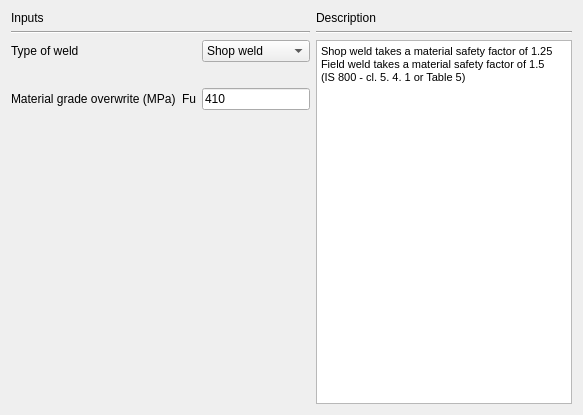
     <widget class="QWidget" name="tab_Weld">
      <attribute name="title">
       <string>Weld</string>
      </attribute>
      <layout class="QGridLayout" name="gridLayout_13">
       <item row="0" column="0">
        <widget class="QLabel" name="label_16">
         <property name="text">
          <string>Inputs</string>
         </property>
        </widget>
       </item>
       <item row="0" column="2" rowspan="4">
        <layout class="QGridLayout" name="gridLayout_7">
         <item row="0" column="0">
          <widget class="QLabel" name="label_17">
           <property name="text">
            <string>Description</string>
           </property>
          </widget>
         </item>
         <item row="1" column="0">
          <widget class="Line" name="line_5">
           <property name="orientation">
            <enum>Qt::Horizontal</enum>
           </property>
          </widget>
         </item>
         <item row="2" column="0">
          <widget class="QTextBrowser" name="textBrowser_weldDescription">
           <property name="minimumSize">
            <size>
             <width>210</width>
             <height>320</height>
            </size>
           </property>
           <property name="html">
            <string>&lt;!DOCTYPE HTML PUBLIC &quot;-//W3C//DTD HTML 4.0//EN&quot; &quot;http://www.w3.org/TR/REC-html40/strict.dtd&quot;&gt;
&lt;html&gt;&lt;head&gt;&lt;meta name=&quot;qrichtext&quot; content=&quot;1&quot; /&gt;&lt;style type=&quot;text/css&quot;&gt;
p, li { white-space: pre-wrap; }
&lt;/style&gt;&lt;/head&gt;&lt;body style=&quot; font-family:'Arial'; font-size:7.8pt; font-weight:400; font-style:normal;&quot;&gt;
&lt;p align=&quot;justify&quot; style=&quot; margin-top:0px; margin-bottom:0px; margin-left:0px; margin-right:0px; -qt-block-indent:0; text-indent:0px;&quot;&gt;&lt;span style=&quot; font-family:'MS Shell Dlg 2'; font-size:8pt;&quot;&gt;Shop weld takes a material safety factor of 1.25&lt;/span&gt;&lt;/p&gt;
&lt;p align=&quot;justify&quot; style=&quot; margin-top:0px; margin-bottom:0px; margin-left:0px; margin-right:0px; -qt-block-indent:0; text-indent:0px;&quot;&gt;&lt;span style=&quot; font-family:'MS Shell Dlg 2'; font-size:8pt;&quot;&gt;Field weld takes a material safety factor of 1.5&lt;/span&gt;&lt;/p&gt;
&lt;p align=&quot;justify&quot; style=&quot; margin-top:0px; margin-bottom:0px; margin-left:0px; margin-right:0px; -qt-block-indent:0; text-indent:0px;&quot;&gt;&lt;span style=&quot; font-family:'MS Shell Dlg 2'; font-size:8pt;&quot;&gt;(IS 800 - cl. 5. 4. 1 or Table 5)&lt;/span&gt;&lt;/p&gt;&lt;/body&gt;&lt;/html&gt;</string>
           </property>
          </widget>
         </item>
        </layout>
       </item>
       <item row="1" column="0" colspan="2">
        <widget class="Line" name="line_8">
         <property name="orientation">
          <enum>Qt::Horizontal</enum>
         </property>
        </widget>
       </item>
       <item row="2" column="0" colspan="2">
        <layout class="QGridLayout" name="gridLayout_3">
         <item row="2" column="0">
          <widget class="QLabel" name="label_6">
           <property name="text">
            <string>Material grade overwrite (MPa)</string>
           </property>
          </widget>
         </item>
         <item row="0" column="2">
          <widget class="QComboBox" name="combo_weldType">
           <item>
            <property name="text">
             <string>Shop weld</string>
            </property>
           </item>
           <item>
            <property name="text">
             <string>Field weld</string>
            </property>
           </item>
          </widget>
         </item>
         <item row="0" column="0">
          <widget class="QLabel" name="label_22">
           <property name="text">
            <string>Type of weld</string>
           </property>
          </widget>
         </item>
         <item row="1" column="0">
          <widget class="QLabel" name="label_27">
           <property name="text">
            <string/>
           </property>
          </widget>
         </item>
         <item row="2" column="2">
          <widget class="QLineEdit" name="txt_weldFu">
           <property name="text">
            <string>410</string>
           </property>
           <property name="alignment">
            <set>Qt::AlignLeading|Qt::AlignLeft|Qt::AlignVCenter</set>
           </property>
          </widget>
         </item>
         <item row="2" column="1">
          <widget class="QLabel" name="label_10">
           <property name="text">
            <string>Fu</string>
           </property>
          </widget>
         </item>
        </layout>
       </item>
       <item row="3" column="1">
        <spacer name="verticalSpacer_2">
         <property name="orientation">
          <enum>Qt::Vertical</enum>
         </property>
         <property name="sizeHint" stdset="0">
          <size>
           <width>20</width>
           <height>288</height>
          </size>
         </property>
        </spacer>
       </item>
      </layout>
     </widget>
